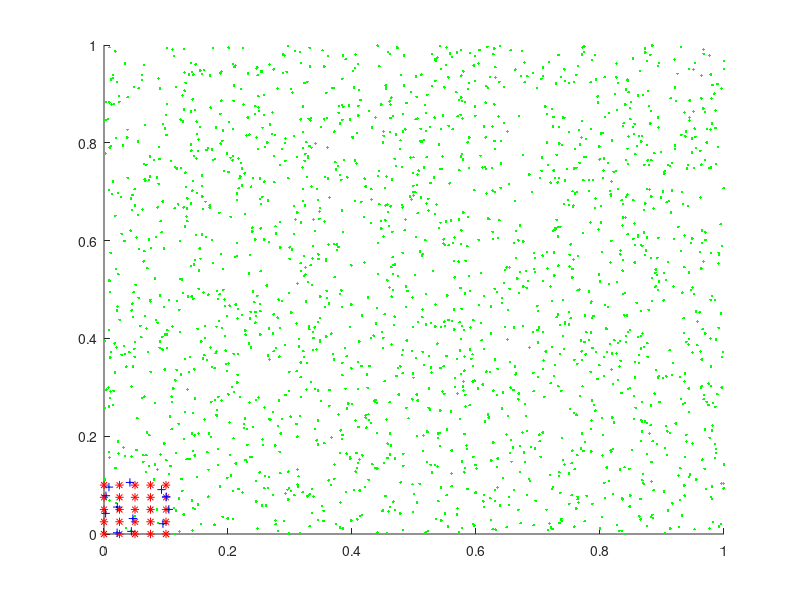

Recreate this plot in MATLAB.
A = rand(2000,2); % point positions
[X, Y] = meshgrid(linspace(0,0.1,5),linspace(0,0.1,5));
B = [X(:), Y(:)]; % grid positions
% crop B to area A
dxA = max(A(:,1))-min(A(:,1));
dyA = max(A(:,2))-min(A(:,2));
scaleWind = 0.1;
xRangeA = [min(A(:,1))-dxA*scaleWind max(A(:,1))+dxA*scaleWind];
yRangeA = [min(A(:,2))-dyA*scaleWind max(A(:,2))+dyA*scaleWind];
idxB_inA = xRangeA(1)<=B(:,1) & B(:,1)<=xRangeA(2) & ...
           yRangeA(1)<=B(:,2) & B(:,2)<=yRangeA(2);
B = B(idxB_inA,:);
% coase search: find points in squares centered at grid points
Npoints = size(A,1);               % number of points
Ngrid   = size(B,1);               % number of points on grid
dX = max(B(:,1))-min(B(:,1));
dY = max(B(:,2))-min(B(:,2));
% charactersitic length for the square (empirical determined)
dL = max(abs([dX;dY]))/sqrt((Npoints+Ngrid)/20); 
idxPreSearch =  A(:,1)>B(:,1).'-dL & A(:,1)<B(:,1).'+dL & ...
                A(:,2)>B(:,2).'-dL & A(:,2)<B(:,2).'+dL;
% find index-number of closest point for each grid-item
nIdxPointMinAll = nan(Ngrid,1);
for iGrid=1:Ngrid
    idxTemp = idxPreSearch(:,iGrid);
    nIdxTemp = find(idxTemp);
    % compute Euclidean distances
    dist2 = sum((B(iGrid,:) - A(idxTemp,:)).^ 2, 2);
    nIdexPointMin = dist2 == min(dist2); 
    if ~isempty(nIdexPointMin)
        nIdxPointMinAll(iGrid) = nIdxTemp(nIdexPointMin);
    end
end
nIdxPointMinAll(isnan(nIdxPointMinAll)) = [];
nIdxPointMinAll = unique(nIdxPointMinAll);
figure; hold on; plot(A(:,1),A(:,2),'.g'); 
plot(B(:,1),B(:,2),'*r')
plot(A(idxPreSearch(:,floor(Ngrid/3)),1),A(idxPreSearch(:,floor(Ngrid/3)),2),'.k')
plot(A(nIdxPointMinAll,1),A(nIdxPointMinAll,2),'+b')